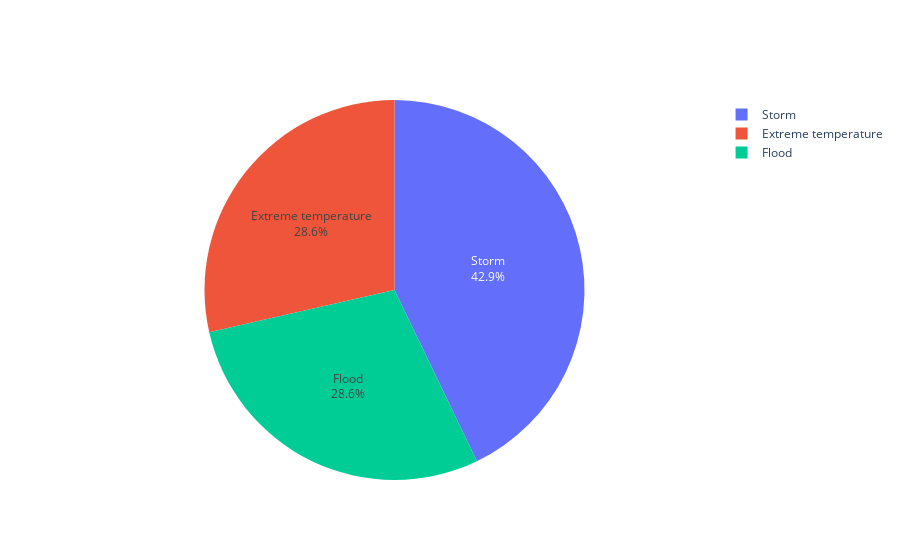

This figure's notebook cell:
### Code cell
fig = go.Figure(data=[go.Pie(labels=df_pie["Indicator"], values=df_pie[year], textinfo='label+percent')])
fig.show()

### Figure 1 — Plotly figure (JSON) as saved in the notebook; plotly's stock layout.template omitted (floating-point values rounded to 4 significant figures)
{"data": [{"labels": ["Drought", "Extreme temperature", "Flood", "Landslide", "Storm", "Wildfire"], "textinfo": "label+percent", "type": "pie", "values": [null, 2, 2, null, 3, null]}], "layout": {}}
